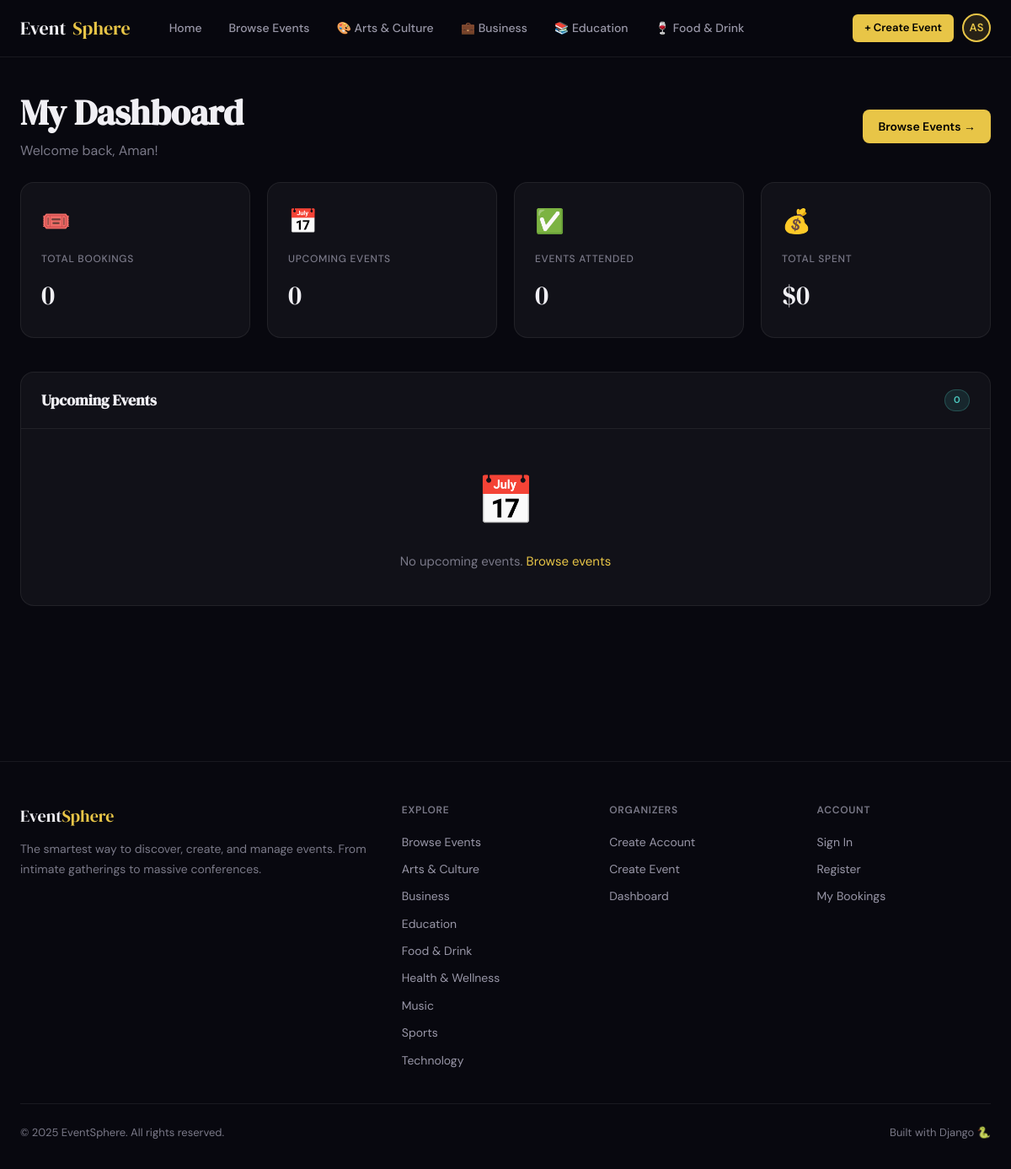
The page /dashboard/ (signed in) on the database its author committed.
### events/models.py (models this page shows, shortened)
class Category(models.Model):
    name = models.CharField(max_length=100, unique=True)
    slug = models.SlugField(unique=True)
    icon = models.CharField(max_length=50, default='🎪')
    color = models.CharField(max_length=7, default='#e8c547')
    class Meta:
        verbose_name_plural = 'Categories'
        ordering = ['name']

### accounts/models.py (models this page shows, shortened)
class User(AbstractUser):
    ROLE_CHOICES = [
        ('user', 'User'),
        ('organizer', 'Organizer'),
        ('admin', 'Admin'),
    ]
    role = models.CharField(max_length=20, choices=ROLE_CHOICES, default='user')
    phone = models.CharField(max_length=20, blank=True)
    bio = models.TextField(blank=True)
    avatar = models.ImageField(upload_to='avatars/', blank=True, null=True)
    organization = models.CharField(max_length=200, blank=True)
    is_verified = models.BooleanField(default=False)
    created_at = models.DateTimeField(auto_now_add=True)
    @property
    def is_organizer(self):
        return self.role == 'organizer'
    @property
    def is_admin_user(self):
        return self.role == 'admin' or self.is_superuser

### dashboard/views.py (the view)
# urls.py: path('', views.user_dashboard, name='user_dashboard'),
@login_required
def user_dashboard(request):
    bookings = Booking.objects.filter(user=request.user).select_related('event', 'event__category').order_by('-booked_at')
    upcoming = bookings.filter(status='confirmed', event__date__gte=timezone.now().date())
    past = bookings.filter(status='confirmed', event__date__lt=timezone.now().date())
    cancelled = bookings.filter(status='cancelled')
    total_spent = bookings.filter(status='confirmed').aggregate(t=Sum('total_price'))['t'] or 0
    return render(request, 'dashboard/user_dashboard.html', {
        'bookings': bookings,
        'upcoming': upcoming,
        'past': past,
        'cancelled': cancelled,
        'total_spent': total_spent,
    })

### events/context_processors.py (called while the page is built)
def categories(request):
    return {'all_categories': Category.objects.all()}

### templates/dashboard/user_dashboard.html (shortened to what this page needs)
{% extends 'base.html' %}
{% block content %}
<div class="container" style="padding-top:40px;padding-bottom:80px;">
  <div class="flex-between mb-6">
    <div>
      <h1 class="page-title">My Dashboard</h1>
      <p class="page-subtitle">Welcome back, {{ request.user.first_name|default:request.user.username }}!</p>
    </div>
    <a href="{% url 'events:list' %}" class="btn btn-primary">Browse Events →</a>
  </div>
  <div class="grid-4" style="margin-bottom:40px;">
    <div class="stat-card">
      <div class="stat-icon">🎟️</div>
      <div class="stat-label">Total Bookings</div>
      <div class="stat-value">{{ bookings.count }}</div>
    </div>
    <div class="stat-card">
      <div class="stat-icon">📅</div>
      <div class="stat-label">Upcoming Events</div>
      <div class="stat-value">{{ upcoming.count }}</div>
    </div>
    <div class="stat-card">
      <div class="stat-icon">✅</div>
      <div class="stat-label">Events Attended</div>
      <div class="stat-value">{{ past.count }}</div>
    </div>
    <div class="stat-card">
      <div class="stat-icon">💰</div>
      <div class="stat-label">Total Spent</div>
      <div class="stat-value">${{ total_spent }}</div>
    </div>
  </div>
  <div class="card" style="margin-bottom:24px;">
    <div class="card-header flex-between">
      <h3 style="font-size:18px;">Upcoming Events</h3>
      <span class="badge badge-teal">{{ upcoming.count }}</span>
    </div>
    {% if upcoming %}
      <div class="table-wrap">
        <table>
          <thead><tr>
            <th>Event</th><th>Date</th><th>Location</th><th>Tickets</th><th>Total</th><th>Booking ID</th><th>Actions</th>
          </tr></thead>
          <tbody>
            {% for booking in upcoming %}
            <tr>
              <td><a href="{% url 'events:detail' booking.event.pk %}" style="font-weight:500;">{{ booking.event.title|truncatechars:40 }}</a></td>
              <td>{{ booking.event.date|date:"M j, Y" }}</td>
              <td>{{ booking.event.location|truncatechars:30 }}</td>
              <td>{{ booking.quantity }}</td>
              <td>{% if booking.total_price == 0 %}Free{% else %}${{ booking.total_price }}{% endif %}</td>
              <td><code style="font-size:12px;color:var(--accent);">{{ booking.short_id }}</code></td>
              <td style="display:flex;gap:6px;">
                <a href="{% url 'bookings:confirmation' booking.booking_id %}" class="btn btn-success btn-sm">View</a>
                <a href="{% url 'bookings:cancel' booking.booking_id %}" class="btn btn-danger btn-sm">Cancel</a>
              </td>
            </tr>
            {% endfor %}
          </tbody>
        </table>
      </div>
    {% else %}
      <div class="empty-state" style="padding:40px;">
        <div class="empty-icon">📅</div>
        <p class="empty-desc">No upcoming events. <a href="{% url 'events:list' %}" style="color:var(--accent);">Browse events</a></p>
      </div>
    {% endif %}
  </div>
</div>
{% endblock %}

### templates/base.html (shortened to what this page needs)
<!DOCTYPE html>
<html lang="en">
<head>
</head>
<body>
<nav class="nav">
  <div class="nav-inner">
    <a href="{% url 'home' %}" class="nav-logo">Event<span>Sphere</span></a>
    <div class="nav-links">
      <a href="{% url 'home' %}" class="nav-link">Home</a>
      <a href="{% url 'events:list' %}" class="nav-link">Browse Events</a>
      {% for cat in all_categories %}
        {% if forloop.counter <= 4 %}
          <a href="{% url 'events:by_category' cat.slug %}" class="nav-link">{{ cat.icon }} {{ cat.name }}</a>
        {% endif %}
      {% endfor %}
    </div>
    <div class="nav-actions">
      {% if user.is_authenticated %}
        {% if user.is_organizer or user.is_superuser %}
          <a href="{% url 'events:create' %}" class="btn btn-primary btn-sm">+ Create Event</a>
        {% endif %}
        <div class="dropdown">
          <div class="nav-avatar">{{ user.first_name|first|upper }}{{ user.last_name|first|upper }}</div>
        </div>
      {% else %}
        <a href="{% url 'accounts:login' %}" class="btn btn-ghost btn-sm">Login</a>
        <a href="{% url 'accounts:register' %}" class="btn btn-primary btn-sm">Sign Up</a>
      {% endif %}
    </div>
  </div>
</nav>
<main>
  {% block content %}{% endblock %}
</main>
<footer class="footer">
  <div class="container">
    <div class="footer-grid">
      <div>
        <div class="footer-brand">Event<span>Sphere</span></div>
        <p class="footer-desc">The smartest way to discover, create, and manage events. From intimate gatherings to massive conferences.</p>
      </div>
      <div>
        <div class="footer-heading">Explore</div>
        <div class="footer-links">
          <a href="{% url 'events:list' %}" class="footer-link">Browse Events</a>
          {% for cat in all_categories %}
            <a href="{% url 'events:by_category' cat.slug %}" class="footer-link">{{ cat.name }}</a>
          {% endfor %}
        </div>
      </div>
      <div>
        <div class="footer-heading">Organizers</div>
        <div class="footer-links">
          <a href="{% url 'accounts:register_organizer' %}" class="footer-link">Create Account</a>
          <a href="{% url 'events:create' %}" class="footer-link">Create Event</a>
          <a href="{% url 'dashboard:organizer_dashboard' %}" class="footer-link">Dashboard</a>
        </div>
      </div>
      <div>
        <div class="footer-heading">Account</div>
        <div class="footer-links">
          <a href="{% url 'accounts:login' %}" class="footer-link">Sign In</a>
          <a href="{% url 'accounts:register' %}" class="footer-link">Register</a>
          <a href="{% url 'dashboard:user_dashboard' %}" class="footer-link">My Bookings</a>
        </div>
      </div>
    </div>
    <div class="footer-bottom">
      <span>© 2025 EventSphere. All rights reserved.</span>
      <span>Built with Django 🐍</span>
    </div>
  </div>
</footer>
</body>
</html>

### rows shown on the page
Category: icon "🎨", name "Arts & Culture"
Category: icon "💼", name "Business"
Category: icon "📚", name "Education"
Category: icon "🍷", name "Food & Drink"
User: first_name|first "A", last_name|first "S", user.first_name "Aman"
Category: name "Health & Wellness"
Category: name "Music"
Category: name "Sports"
Category: name "Technology"

### other values the page prints
{{ bookings.count }} "0"
{{ upcoming.count }} "0"
{{ past.count }} "0"
{{ total_spent }} "0"
